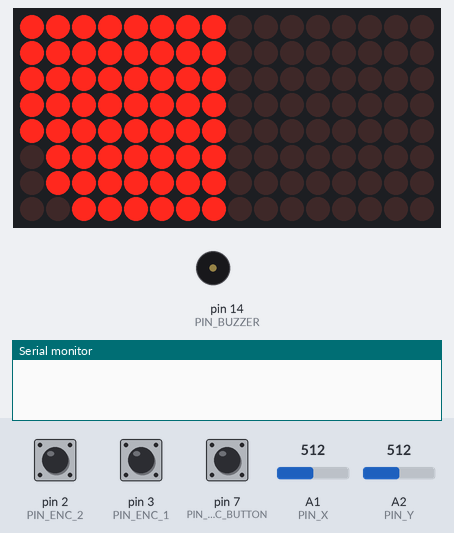
Simulated run of this program. Board: Arduino Leonardo, built with avr-gcc and run on an emulated ATmega32U4. Parts: 16×8 LED matrix, buzzer (waves = sounding), the last lines printed to the serial monitor. Wiring (inferred from the names in the program): 2 × MAX7219 LED driver (orientation assumed): data pin 5; clock pin 4; CS pin 6. The test bench sets the inputs (shaded band); at power-on: A2 (PIN_Y) = 512, pin 7 (PIN_ENC_BUTTON) HIGH, pin 2 (PIN_ENC_2) HIGH, pin 3 (PIN_ENC_1) HIGH, A1 (PIN_X) = 512. Random numbers use the default seed unless the program sets one.

Above: at 1.2 s.
1.3 s: A2 (PIN_Y) set to 315
2.8 s: A2 (PIN_Y) set to 291
At 4.18 s:
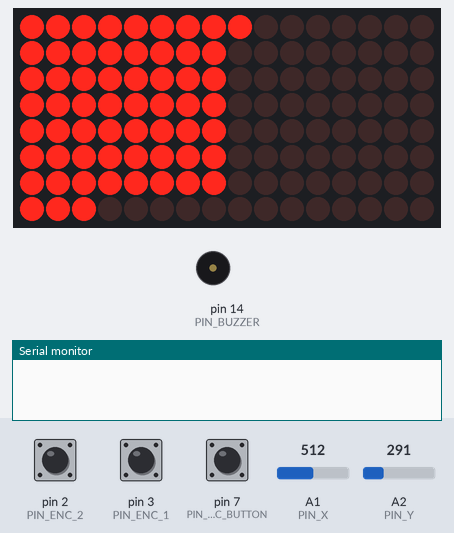
4.6 s: pin 7 (PIN_ENC_BUTTON) pulled LOW for 0.15 s
At 5.6 s:
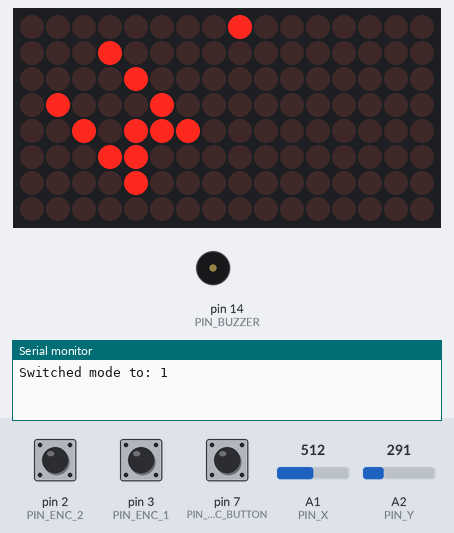
6.3 s: pin 7 (PIN_ENC_BUTTON) pulled LOW for 1 s
At 7.9 s:
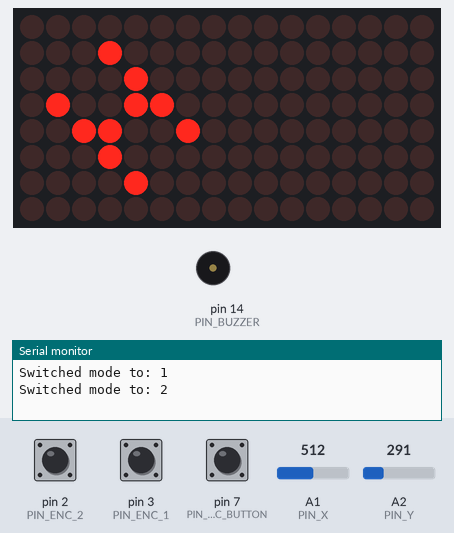
8.8 s: pin 7 (PIN_ENC_BUTTON) pulled LOW for 3.2 s
At 12.1 s:
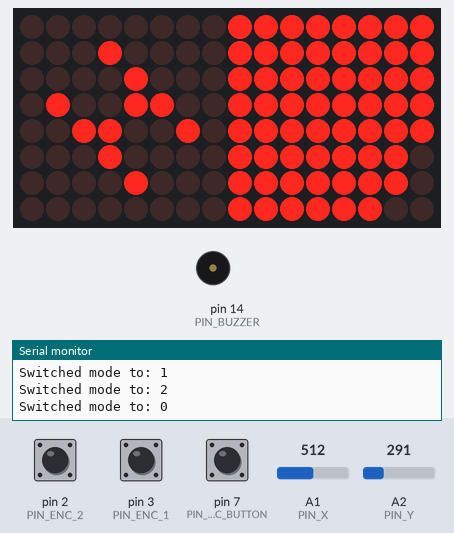
12.6 s: A2 (PIN_Y) set to 306
At 14.4 s:
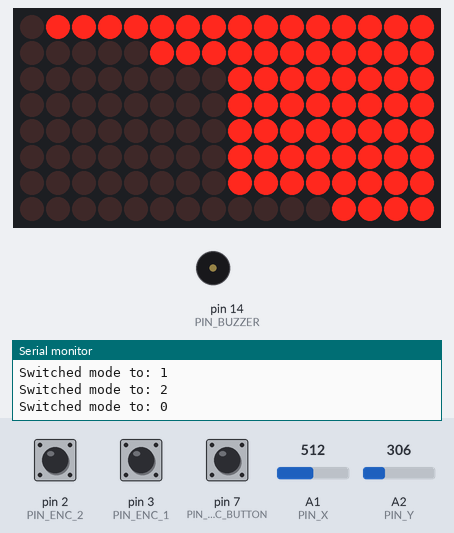
Timing chart, 0 to 15.6 s (numbered marks = the images above; inputs shaded):
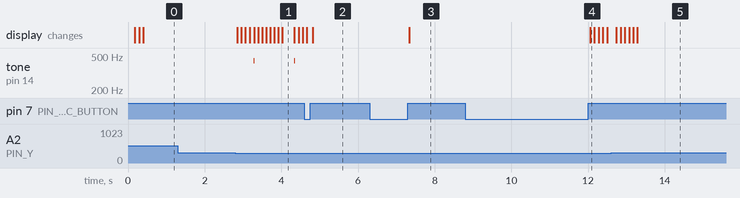

Measured:
- the behaviour switches between 300 and 299 on A2 (PIN_Y) (found by bisection; images 0 and 1)
- after the input at 1.3 s, every drawn part: stays the same
- after the input at 2.8 s, tone on pin 14 (PIN_BUZZER): alternates 440 Hz for 0.01 s and silent for 1.1 s, starting after 0.48 s; the display: first changes after 0.05 s (image 1 shows a later state)
- after the input at 6.3 s, the display: changes after 1.0 s (image 3)
- after the input at 8.8 s, the display: changes after 3.3 s (image 4)

The program:

main.cpp
```cpp
#include "Arduino.h"
#include "LedControl.h"
#include "Delay.h"

#define	MATRIX_A	1
#define	MATRIX_B	0

// Values are 260/330/400
#define ACC_THRESHOLD_LOW 300
#define ACC_THRESHOLD_HIGH 360

// Matrix
#define PIN_DATAIN 5
#define PIN_CLK 4
#define PIN_LOAD 6

// Accelerometer
#define PIN_X A1
#define PIN_Y A2

// Rotary Encoder
#define PIN_ENC_1 3
#define PIN_ENC_2 2
#define PIN_ENC_BUTTON 7

#define PIN_BUZZER 14

// This takes into account how the matrixes are mounted
#define ROTATION_OFFSET 90

// in milliseconds
#define DEBOUNCE_THRESHOLD 500

#define DELAY_FRAME 100

#define DEBUG_OUTPUT 1

#define MODE_HOURGLASS 0
#define MODE_SETMINUTES 1
#define MODE_SETHOURS 2

byte delayHours = 0;
byte delayMinutes = 1;
int mode = MODE_HOURGLASS;
int gravity;
LedControl lc = LedControl(PIN_DATAIN, PIN_CLK, PIN_LOAD, 2);
NonBlockDelay d;
int resetCounter = 0;
bool alarmWentOff = false;


/**
 * Get delay between particle drops (in seconds)
 */
long getDelayDrop() {
  // since we have exactly 60 particles we don't have to multiply by 60 and then divide by the number of particles again :)
  return delayMinutes + delayHours * 60;
}


#if DEBUG_OUTPUT
void printmatrix() {
  Serial.println(" 0123-4567 ");
  for (int y = 0; y<8; y++) {
    if (y == 4) {
      Serial.println("|----|----|");
    }
    Serial.print(y);
    for (int x = 0; x<8; x++) {
      if (x == 4) {
        Serial.print("|");
      }
      Serial.print(lc.getXY(0,x,y) ? "X" :" ");
    }
    Serial.println("|");
  }
  Serial.println("-----------");
}
#endif


coord getDown(int x, int y) {
  coord xy;
  xy.x = x-1;
  xy.y = y+1;
  return xy;
}
coord getLeft(int x, int y) {
  coord xy;
  xy.x = x-1;
  xy.y = y;
  return xy;
}
coord getRight(int x, int y) {
  coord xy;
  xy.x = x;
  xy.y = y+1;
  return xy;
}


bool canGoLeft(int addr, int x, int y) {
  if (x == 0) return false; // not available
  return !lc.getXY(addr, getLeft(x, y)); // you can go there if this is empty
}
bool canGoRight(int addr, int x, int y) {
  if (y == 7) return false; // not available
  return !lc.getXY(addr, getRight(x, y)); // you can go there if this is empty
}
bool canGoDown(int addr, int x, int y) {
  if (y == 7) return false; // not available
  if (x == 0) return false; // not available
  if (!canGoLeft(addr, x, y)) return false;
  if (!canGoRight(addr, x, y)) return false;
  return !lc.getXY(addr, getDown(x, y)); // you can go there if this is empty
}


void goDown(int addr, int x, int y) {
  lc.setXY(addr, x, y, false);
  lc.setXY(addr, getDown(x,y), true);
}
void goLeft(int addr, int x, int y) {
  lc.setXY(addr, x, y, false);
  lc.setXY(addr, getLeft(x,y), true);
}
void goRight(int addr, int x, int y) {
  lc.setXY(addr, x, y, false);
  lc.setXY(addr, getRight(x,y), true);
}


int countParticles(int addr) {
  int c = 0;
  for (byte y=0; y<8; y++) {
    for (byte x=0; x<8; x++) {
      if (lc.getXY(addr, x, y)) {
        c++;
      }
    }
  }
  return c;
}


bool moveParticle(int addr, int x, int y) {
  if (!lc.getXY(addr,x,y)) {
    return false;
  }

  bool can_GoLeft = canGoLeft(addr, x, y);
  bool can_GoRight = canGoRight(addr, x, y);

  if (!can_GoLeft && !can_GoRight) {
    return false; // we're stuck
  }

  bool can_GoDown = canGoDown(addr, x, y);

  if (can_GoDown) {
    goDown(addr, x, y);
  } else if (can_GoLeft&& !can_GoRight) {
    goLeft(addr, x, y);
  } else if (can_GoRight && !can_GoLeft) {
    goRight(addr, x, y);
  } else if (random(2) == 1) { // we can go left and right, but not down
    goLeft(addr, x, y);
  } else {
    goRight(addr, x, y);
  }
  return true;
}


void fill(int addr, int maxcount) {
  int n = 8;
  byte x,y;
  int count = 0;
  for (byte slice = 0; slice < 2*n-1; ++slice) {
    byte z = slice<n ? 0 : slice-n + 1;
    for (byte j = z; j <= slice-z; ++j) {
      y = 7-j;
      x = (slice-j);
      lc.setXY(addr, x, y, (++count <= maxcount));
    }
  }
}


/**
 * Detect orientation using the accelerometer
 *
 *     | up | right | left | down |
 * --------------------------------
 * 400 |    |       | y    | x    |
 * 330 | y  | x     | x    | y    |
 * 260 | x  | y     |      |      |
 */
int getGravity() {
  int x = analogRead(PIN_X);
  int y = analogRead(PIN_Y);
  if (y < ACC_THRESHOLD_LOW)  { return 0;   }
  if (x > ACC_THRESHOLD_HIGH) { return 90;  }
  if (y > ACC_THRESHOLD_HIGH) { return 180; }
  if (x < ACC_THRESHOLD_LOW)  { return 270; }
}


int getTopMatrix() {
  return (getGravity() == 90) ? MATRIX_A : MATRIX_B;
}
int getBottomMatrix() {
  return (getGravity() != 90) ? MATRIX_A : MATRIX_B;
}


void resetTime() {
  for (byte i=0; i<2; i++) {
    lc.clearDisplay(i);
  }
  fill(getTopMatrix(), 60);
  d.Delay(getDelayDrop() * 1000);
}


/**
 * Traverse matrix and check if particles need to be moved
 */
bool updateMatrix() {
  int n = 8;
  bool somethingMoved = false;
  byte x,y;
  bool direction;
  for (byte slice = 0; slice < 2*n-1; ++slice) {
    direction = (random(2) == 1); // randomize if we scan from left to right or from right to left, so the grain doesn't always fall the same direction
    byte z = slice<n ? 0 : slice-n + 1;
    for (byte j = z; j <= slice-z; ++j) {
      y = direction ? (7-j) : (7-(slice-j));
      x = direction ? (slice-j) : j;
      // for (byte d=0; d<2; d++) { lc.invertXY(0, x, y); delay(50); }
      if (moveParticle(MATRIX_B, x, y)) {
        somethingMoved = true;
      };
      if (moveParticle(MATRIX_A, x, y)) {
        somethingMoved = true;
      }
    }
  }
  return somethingMoved;
}


/**
 * Let a particle go from one matrix to the other
 */
boolean dropParticle() {
  if (d.Timeout()) {
    d.Delay(getDelayDrop() * 1000);
    if (gravity == 0 || gravity == 180) {
      if ((lc.getRawXY(MATRIX_A, 0, 0) && !lc.getRawXY(MATRIX_B, 7, 7)) ||
          (!lc.getRawXY(MATRIX_A, 0, 0) && lc.getRawXY(MATRIX_B, 7, 7))
      ) {
        // for (byte d=0; d<8; d++) { lc.invertXY(0, 0, 7); delay(50); }
        lc.invertRawXY(MATRIX_A, 0, 0);
        lc.invertRawXY(MATRIX_B, 7, 7);
        tone(PIN_BUZZER, 440, 10);
        return true;
      }
    }
  }
  return false;
}


void alarm() {
  for (int i=0; i<5; i++) {
    tone(PIN_BUZZER, 440, 200);
    delay(1000);
  }
}


void resetCheck() {
  int z = analogRead(A3);
  if (z > ACC_THRESHOLD_HIGH || z < ACC_THRESHOLD_LOW) {
    resetCounter++;
    Serial.println(resetCounter);
  } else {
    resetCounter = 0;
  }
  if (resetCounter > 20) {
    Serial.println("RESET!");
    resetTime();
    resetCounter = 0;
  }
}


void displayLetter(char letter, int matrix) {
  // Serial.print("Letter: ");
  // Serial.println(letter);
  lc.clearDisplay(matrix);
  lc.setXY(matrix, 1,4, true);
  lc.setXY(matrix, 2,3, true);
  lc.setXY(matrix, 3,2, true);
  lc.setXY(matrix, 4,1, true);

  lc.setXY(matrix, 3,6, true);
  lc.setXY(matrix, 4,5, true);
  lc.setXY(matrix, 5,4, true);
  lc.setXY(matrix, 6,3, true);

  if (letter == 'M') {
    lc.setXY(matrix, 4,2, true);
    lc.setXY(matrix, 4,3, true);
    lc.setXY(matrix, 5,3, true);
  }
  if (letter == 'H') {
    lc.setXY(matrix, 3,3, true);
    lc.setXY(matrix, 4,4, true);
  }
}


void renderSetMinutes() {
  fill(getTopMatrix(), delayMinutes);
  displayLetter('M', getBottomMatrix());
}
void renderSetHours() {
  fill(getTopMatrix(), delayHours);
  displayLetter('H', getBottomMatrix());
}


void knobClockwise() {
  Serial.println("Clockwise");
  if (mode == MODE_SETHOURS) {
    delayHours = constrain(delayHours+1, 0, 64);
    renderSetHours();
  } else if(mode == MODE_SETMINUTES) {
    delayMinutes = constrain(delayMinutes+1, 0, 64);
    renderSetMinutes();
  }
  Serial.print("Delay: ");
  Serial.println(getDelayDrop());
}
void knobCounterClockwise() {
  Serial.println("Counterclockwise");
  if (mode == MODE_SETHOURS) {
    delayHours = constrain(delayHours-1, 0, 64);
    renderSetHours();
  } else if (mode == MODE_SETMINUTES) {
    delayMinutes = constrain(delayMinutes-1, 0, 64);
    renderSetMinutes();
  }
  Serial.print("Delay: ");
  Serial.println(getDelayDrop());
}


volatile int lastEncoded = 0;
volatile long encoderValue = 0;
long lastencoderValue = 0;
long lastValue = 0;
void updateEncoder() {
  int MSB = digitalRead(PIN_ENC_1); //MSB = most significant bit
  int LSB = digitalRead(PIN_ENC_2); //LSB = least significant bit

  int encoded = (MSB << 1) |LSB; //converting the 2 pin value to single number
  int sum  = (lastEncoded << 2) | encoded; //adding it to the previous encoded value

  if(sum == 0b1101 || sum == 0b0100 || sum == 0b0010 || sum == 0b1011) encoderValue--;
  if(sum == 0b1110 || sum == 0b0111 || sum == 0b0001 || sum == 0b1000) encoderValue++;

  // Serial.print("Value: ");
  // Serial.println(encoderValue);
  if ((encoderValue % 4) == 0) {
    int value = encoderValue / 4;
    if (value > lastValue) knobClockwise();
    if (value < lastValue) knobCounterClockwise();
    lastValue = value;
  }
  lastEncoded = encoded; //store this value for next time
}


/**
 * Button callback (incl. software debouncer)
 * This switches between the modes (normal, set minutes, set hours)
 */
volatile unsigned long lastButtonPushMillis;
void buttonPush() {
  if((long)(millis() - lastButtonPushMillis) >= DEBOUNCE_THRESHOLD) {
    mode = (mode+1) % 3;
    Serial.print("Switched mode to: ");
    Serial.println(mode);
    lastButtonPushMillis = millis();

    if (mode == MODE_SETMINUTES) {
      lc.backup(); // we only need to back when switching from MODE_HOURGLASS->MODE_SETMINUTES
      renderSetMinutes();
    }
    if (mode == MODE_SETHOURS) {
      renderSetHours();
    }
    if (mode == MODE_HOURGLASS) {
      lc.clearDisplay(0);
      lc.clearDisplay(1);
      lc.restore();
      resetTime();
    }
  }
}


/**
 * Setup
 */
void setup() {
  Serial.begin(9600);

  // while (!Serial) {
  //   ; // wait for serial port to connect. Needed for native USB
  // }

  // setup rotary encoder
  pinMode(PIN_ENC_1, INPUT);
  pinMode(PIN_ENC_2, INPUT);
  pinMode(PIN_ENC_BUTTON, INPUT);
  digitalWrite(PIN_ENC_1, HIGH); //turn pullup resistor on
  digitalWrite(PIN_ENC_2, HIGH); //turn pullup resistor on
  digitalWrite(PIN_ENC_BUTTON, HIGH); //turn pullup resistor on
  attachInterrupt(digitalPinToInterrupt(PIN_ENC_1), updateEncoder, CHANGE);
  attachInterrupt(digitalPinToInterrupt(PIN_ENC_2), updateEncoder, CHANGE);
  attachInterrupt(digitalPinToInterrupt(PIN_ENC_BUTTON), buttonPush, RISING);

  // Serial.println(digitalPinToInterrupt(PIN_ENC_1));
  // Serial.println(digitalPinToInterrupt(PIN_ENC_2));
  // Serial.println(digitalPinToInterrupt(PIN_ENC_BUTTON));

  randomSeed(analogRead(A0));

  // init displays
  for (byte i=0; i<2; i++) {
    lc.shutdown(i,false);
    lc.setIntensity(i,0);
  }

  resetTime();
}


/**
 * Main loop
 */
void loop() {
  delay(DELAY_FRAME);

  // update the driver's rotation setting. For the rest of the code we pretend "down" is still 0,0 and "up" is 7,7
  gravity = getGravity();
  lc.setRotation((ROTATION_OFFSET + gravity) % 360);

  // handle special modes
  if (mode == MODE_SETMINUTES) {
    renderSetMinutes(); return;
  } else if (mode == MODE_SETHOURS) {
    renderSetHours(); return;
  }

  // resetCheck(); // reset now happens when pushing a button
  bool moved = updateMatrix();
  bool dropped = dropParticle();

  // alarm when everything is in the bottom part
  if (!moved && !dropped && !alarmWentOff && (countParticles(getTopMatrix()) == 0)) {
    alarmWentOff = true;
    alarm();
  }
  // reset alarm flag next time a particle was dropped
  if (dropped) {
    alarmWentOff = false;
  }
}
```
